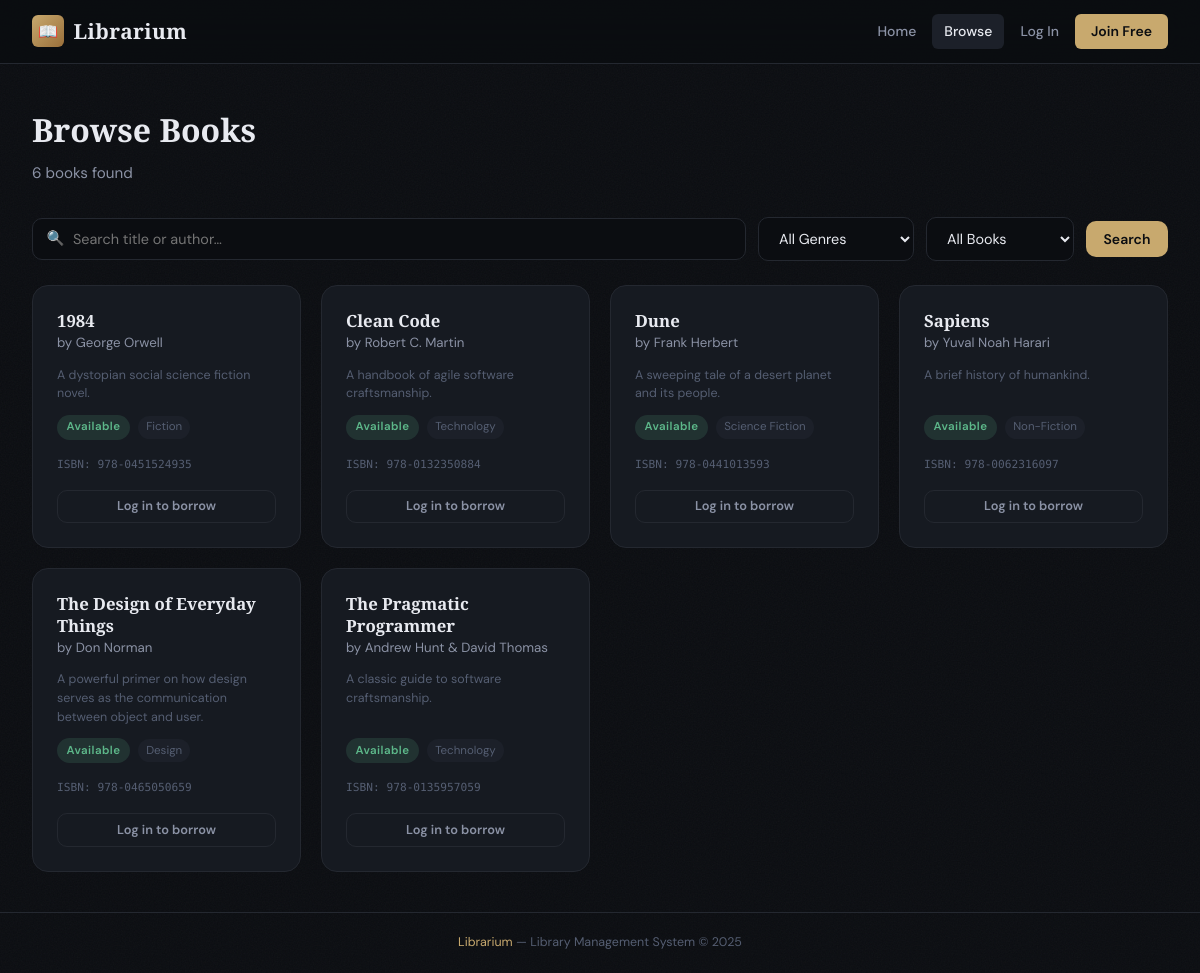
/books, run on the app's committed database.
### models.py (models this page shows, shortened)
class Book(db.Model):
    __tablename__ = "books"
    id = db.Column(db.Integer, primary_key=True)
    title = db.Column(db.String(200), nullable=False)
    author = db.Column(db.String(150), nullable=False)
    isbn = db.Column(db.String(20), unique=True, nullable=False, index=True)
    genre = db.Column(db.String(80), nullable=True)
    description = db.Column(db.Text, nullable=True)
    availability_status = db.Column(db.Boolean, default=True, nullable=False)  # True = available
    added_at = db.Column(db.DateTime, default=datetime.utcnow)
    borrowings = db.relationship("Borrowing", backref="book", lazy="dynamic")
    @property
    def is_available(self):
        return self.availability_status

### routes.py (the view)
@main.route("/books")
def books():
    search = request.args.get("q", "").strip()
    genre_filter = request.args.get("genre", "").strip()
    availability = request.args.get("availability", "all")
    query = Book.query
    if search:
        query = query.filter(
            Book.title.ilike(f"%{search}%") | Book.author.ilike(f"%{search}%")
        )
    if genre_filter:
        query = query.filter(Book.genre == genre_filter)
    if availability == "available":
        query = query.filter_by(availability_status=True)
    elif availability == "borrowed":
        query = query.filter_by(availability_status=False)
    all_books = query.order_by(Book.title).all()
    genres = db.session.query(Book.genre).filter(Book.genre.isnot(None)).distinct().all()
    genres = [g[0] for g in genres]
    return render_template("books.html", books=all_books, genres=genres,
                            search=search, genre_filter=genre_filter, availability=availability)

### routes.py (called while the page is built)
def current_user():
    if "user_id" in session:
        return User.query.get(session["user_id"])
    return None

@main.context_processor
def inject_user():
    return {"current_user": current_user()}

### templates/books.html (shortened to what this page needs)
{% extends "base.html" %}
{% block content %}
<div class="page-header flex items-center justify-between">
  <div>
    <h1>Browse Books</h1>
    <p>{{ books|length }} book{{ 's' if books|length != 1 else '' }} found</p>
  </div>
</div>
<form method="GET" action="{{ url_for('main.books') }}" class="search-bar">
  <div class="search-input-wrap">
    <span class="search-icon">🔍</span>
    <input type="text" name="q" value="{{ search }}" class="form-input" placeholder="Search title or author…">
  </div>
  <select name="genre" class="form-select" style="width:auto;min-width:140px">
    <option value="">All Genres</option>
  </select>
  <select name="availability" class="form-select" style="width:auto;min-width:140px">
    <option value="all"       {% if availability == 'all'       %}selected{% endif %}>All Books</option>
  </select>
  <button type="submit" class="btn btn-primary">Search</button>
</form>
{% if books %}
<div class="books-grid">
  {% for book in books %}
  <div class="book-card">
    <div>
      <div class="book-title">{{ book.title }}</div>
      <div class="book-author">by {{ book.author }}</div>
    </div>
    {% if book.description %}
      <p class="text-xs text-muted" style="line-height:1.5">{{ book.description[:110] }}{% if book.description|length > 110 %}…{% endif %}</p>
    {% endif %}
    <div class="book-meta">
      <span class="badge {% if book.is_available %}badge-available{% else %}badge-borrowed{% endif %}">
        {% if book.is_available %}Available{% else %}Borrowed{% endif %}
      </span>
      {% if book.genre %}<span class="book-genre">{{ book.genre }}</span>{% endif %}
    </div>
    <div class="book-isbn">ISBN: {{ book.isbn }}</div>
    <div style="display:flex;gap:.5rem;margin-top:.25rem">
      {% if current_user and not current_user.is_admin and book.is_available %}
        <form method="POST" action="{{ url_for('main.borrow_book', book_id=book.id) }}" style="flex:1">
          <button type="submit" class="btn btn-primary btn-sm w-full">Borrow</button>
        </form>
      {% elif not current_user %}
        <a href="{{ url_for('main.login') }}" class="btn btn-ghost btn-sm" style="flex:1;justify-content:center">Log in to borrow</a>
      {% elif current_user and not current_user.is_admin %}
        <button class="btn btn-ghost btn-sm" style="flex:1" disabled>Unavailable</button>
      {% endif %}
    </div>
  </div>
  {% endfor %}
</div>
{% endif %}
{% endblock %}

### static/css/style.css (style rules this page uses)
*, *::before, *::after { box-sizing: border-box; margin: 0; padding: 0; }
:root { --bg-base: #0b0d11; --bg-surface: #111318; --bg-card: #161a21; --bg-elevated: #1c2029; --border: #242830; --border-glow: #2e3545; --text-primary: #e8eaf0; --text-secondary: #8b92a5; --text-muted: #555e72; --accent: #c8a96e; --accent-dim: rgba(200,169,110,.15); --accent-hover:#dfc08a; --danger: #e05c6e; --danger-dim: rgba(224,92,110,.15); --success: #5db88a; --success-dim: rgba(93,184,138,.15); --info: #5b9bd5; --info-dim: rgba(91,155,213,.15); --warning: #e0a040; --radius-sm: 6px; --radius: 10px; --radius-lg: 16px; --shadow: 0 4px 24px rgba(0,0,0,.45); --shadow-lg: 0 8px 48px rgba(0,0,0,.6); --font-display: 'Playfair Display', Georgia, serif; --font-body: 'DM Sans', system-ui, sans-serif; --font-mono: 'DM Mono', monospace; }
html { font-size: 16px; scroll-behavior: smooth; }
body { background: var(--bg-base); color: var(--text-primary); font-family: var(--font-body); font-weight: 400; line-height: 1.6; min-height: 100vh; display: flex; flex-direction: column; }
body::before { content: ''; position: fixed; inset: 0; z-index: 0; pointer-events: none; background-size: 200px; }
.btn { display: inline-flex; align-items: center; gap: .4rem; padding: .55rem 1.1rem; font-family: var(--font-body); font-size: .875rem; font-weight: 600; border: none; border-radius: var(--radius); cursor: pointer; text-decoration: none; transition: all .2s; white-space: nowrap; }
.btn-primary { background: var(--accent); color: #0b0d11; }
.btn-ghost { background: transparent; color: var(--text-secondary); border: 1px solid var(--border); }
.btn-sm { padding: .35rem .75rem; font-size: .8rem; }
.form-input, .form-select, .form-textarea { width: 100%; padding: .7rem 1rem; background: var(--bg-base); color: var(--text-primary); border: 1px solid var(--border); border-radius: var(--radius); font-family: var(--font-body); font-size: .9rem; transition: border-color .2s, box-shadow .2s; outline: none; }
.form-select option { background: var(--bg-surface); }
.badge { display: inline-flex; align-items: center; padding: .2rem .6rem; border-radius: 999px; font-size: .72rem; font-weight: 600; letter-spacing: .04em; }
.badge-available { background: var(--success-dim); color: var(--success); }
.books-grid { display: grid; grid-template-columns: repeat(auto-fill, minmax(260px, 1fr)); gap: 1.25rem; }
.book-card { background: var(--bg-card); border: 1px solid var(--border); border-radius: var(--radius-lg); padding: 1.5rem; display: flex; flex-direction: column; gap: .75rem; transition: all .25s; position: relative; overflow: hidden; }
.book-card::before { content: ''; position: absolute; top: 0; left: 0; right: 0; height: 2px; background: linear-gradient(90deg, transparent, var(--accent), transparent); opacity: 0; transition: opacity .25s; }
.book-title { font-family: var(--font-display); font-size: 1.05rem; font-weight: 600; color: var(--text-primary); line-height: 1.3; }
.book-author { font-size: .83rem; color: var(--text-secondary); }
.book-meta { display: flex; align-items: center; gap: .5rem; flex-wrap: wrap; margin-top: auto; }
.book-genre { font-size: .72rem; color: var(--text-muted); background: var(--bg-elevated); padding: .15rem .5rem; border-radius: 999px; }
.book-isbn { font-family: var(--font-mono); font-size: .7rem; color: var(--text-muted); margin-top: .25rem; }
.page-header { margin-bottom: 2rem; }
.page-header h1 { font-family: var(--font-display); font-size: 2rem; font-weight: 700; color: var(--text-primary); }
.page-header p { color: var(--text-secondary); font-size: .95rem; margin-top: .35rem; }
.search-bar { display: flex; gap: .75rem; margin-bottom: 1.5rem; flex-wrap: wrap; align-items: center; }
.search-input-wrap { position: relative; flex: 1; min-width: 220px; }
.search-input-wrap .search-icon { position: absolute; left: .9rem; top: 50%; transform: translateY(-50%); color: var(--text-muted); font-size: .9rem; }
.search-input-wrap input { padding-left: 2.5rem !important; }
.flex { display: flex; }
.items-center { align-items: center; }
.justify-between { justify-content: space-between; }
.text-xs { font-size: .78rem; }
.text-muted { color: var(--text-muted); }

### data on the page
Book: title "1984", author "George Orwell", description "A dystopian social science fiction novel.", availability_status "Available", genre "Fiction", isbn "978-0451524935"
Book: title "Clean Code", author "Robert C. Martin", description "A handbook of agile software craftsmanship.", availability_status "Available", genre "Technology", isbn "978-0132350884"
Book: title "Dune", author "Frank Herbert", description "A sweeping tale of a desert planet and its people.", availability_status "Available", genre "Science Fiction", isbn "978-0441013593"
Book: title "Sapiens", author "Yuval Noah Harari", description "A brief history of humankind.", availability_status "Available", genre "Non-Fiction", isbn "978-0062316097"
Book: title "The Design of Everyday Things", author "Don Norman", description "A powerful primer on how design serves as the communication between object and user.", availability_status "Available", genre "Design", isbn "978-0465050659"
Book: title "The Pragmatic Programmer", author "Andrew Hunt & David Thomas", description "A classic guide to software craftsmanship.", availability_status "Available", genre "Technology", isbn "978-0135957059"

### other printed values
{{ books|length }} "6"
{{ 's' if books|length != 1 else '' }} "s"
{{ 2025 }} "2025"
